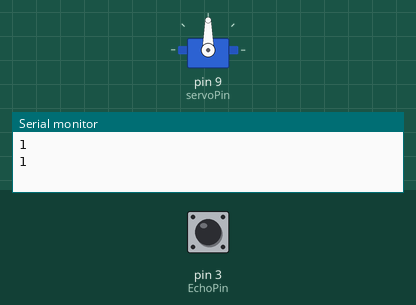
The sketch below on a simulated Arduino Uno, built with avr-gcc and run on an emulated ATmega328P. On the bench: servo, the last lines printed to the serial monitor. The test bench sets the inputs (shaded band); at power-on: pin 3 (EchoPin) LOW.

Above: at 2.2 s.
2.3 s: pin 3 (EchoPin) pulsed HIGH 2 times (0.12 s each, 0.3 s apart)
At 3.1 s:
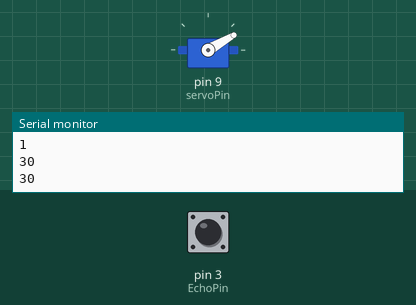
Timing chart, 0 to 5.3 s (numbered marks = the images above; inputs shaded):
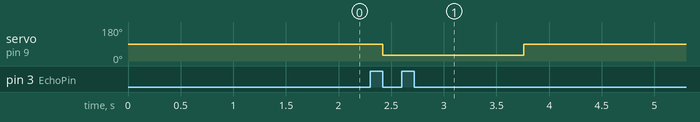

The sketch:

ControlePID_-_balance_Ball.ino
```cpp
int ultima_leitura;
#include<Servo.h>
#include<PID_v1.h>


const int servoPin = 9;
const int TrigPin = 4;
const int EchoPin = 3;

float Kp = 5;
float Ki = 2;
float Kd = 2;
double Setpoint, entrada, saida, ServoOutput;


PID myPID(&entrada, &saida, &Setpoint, Kp, Ki, Kd, DIRECT);


Servo myServo;

void setup() {
  ultima_leitura=5;
  Serial.begin(9600);
  pinMode(EchoPin, INPUT);

  myServo.attach(servoPin);
  entrada = readPosition();


  myPID.SetMode(AUTOMATIC);
  myPID.SetOutputLimits(-30,30);
}

void loop()
{

  Setpoint = 15;
  entrada = readPosition();


  myPID.Compute();
 ultima_leitura= entrada;
  ServoOutput= 60 + saida;                      // defimos a horizontal com base no sergo sg90
  myServo.write(ServoOutput);


}


float readPosition() {
  delay(40);

long duration, cm;
unsigned long now = millis();
  //pinMode(TrigPin, OUTPUT);
  digitalWrite(TrigPin, LOW);
  delayMicroseconds(2);
  digitalWrite(TrigPin, HIGH);
  delayMicroseconds(10);
  digitalWrite(TrigPin, LOW);


  //pinMode(EchoPin, INPUT);
  duration = pulseIn(EchoPin, HIGH);

  cm = duration/(29*2);


 if(cm > 30)     // 30 cm maxima distancia da base
  {cm=30;}

  if(cm<1)
  {cm=1;}
  //cm=30-cm;
 /* if (cm <7 ) {cm=6; Serial.println("Mazen");}*/
  Serial.println(cm);

  return cm;                                          //Retorna a distancia em cm.
}
```

Measured:
- after the input at 2.3 s, servo on pin 9 (servoPin): 90° → 30° after 0.12 s, → 90° 1.3 s later
